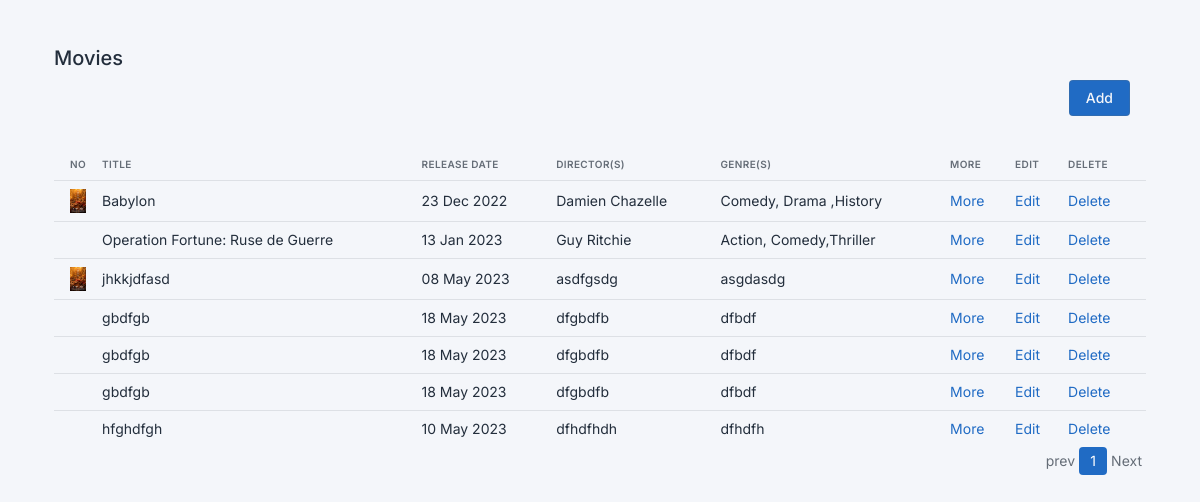
Before: / with the older database file.
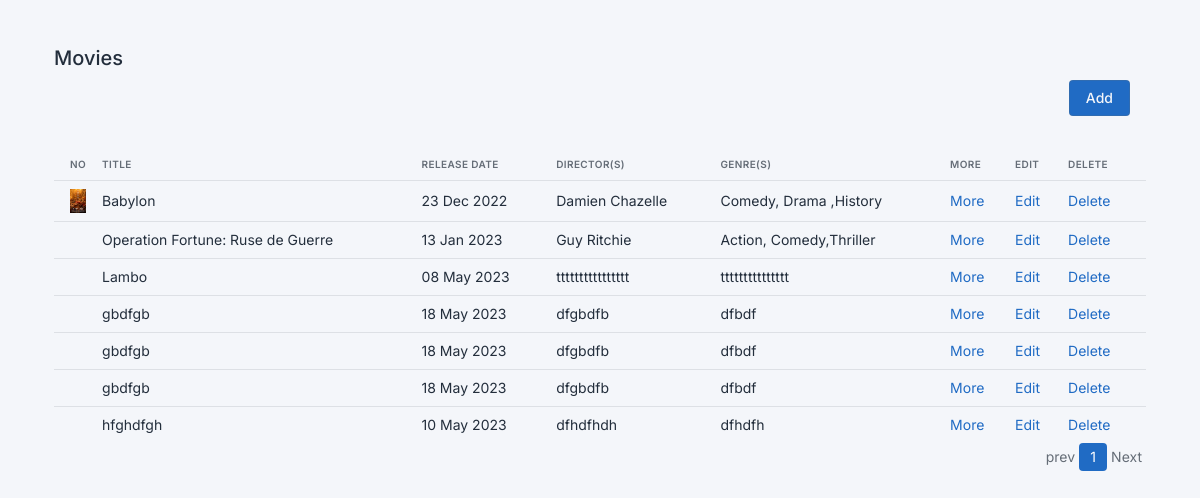
After: the same page with the newer database file.
### movies/models.py (models this page shows, shortened)
class Movie(models.Model):
    title = models.CharField(max_length=300)
    release_date = models.DateField()
    directors = models.CharField(max_length=300)
    actors = models.TextField()
    writers = models.CharField(max_length=300)
    genres = models.CharField(max_length=100)
    storyline = models.TextField(blank=True, null=True)
    trailer_url = models.URLField()
    cover = models.ImageField(upload_to="media")
    created_at= models.DateTimeField(auto_now_add=True)
    updated_at = models.DateTimeField(auto_now=True)

### movies/views.py (the view)
# urls.py: path('',views.view_movies, name="view_movies" ),
def view_movies(request):
    movies = Movie.objects.all()
    paginator = Paginator(movies,10)
    page_number = request.GET.get('page')
    movies = paginator.get_page(page_number)
    context = {
        'movies':movies
    }
    return render(request, 'movies/view_movies.html',context)

### templates/movies/view_movies.html (shortened to what this page needs)
{% extends 'base.html' %}
{% load static %}
{% block content %}
<div class="row">
  <div class="col-12">
      <div class="page-title-box d-flex align-items-center justify-content-end pb-3">
          <div class="page-title-right">
            <a type="button" class="btn btn-primary w-100"
                href="{% url 'add_movie' %}">Add
            </a>
          </div>
      </div>
  </div>
</div>
<div class="table-responsive">
  <table class="table table-responsive card-table table-vcenter text-nowrap datatable width=100">
  <thead>
    <tr>
      <th class="w-1">No</th>
      <th>Title</th>
      <th>Release Date</th>
      <th>Director(s)</th>
      <th>Genre(s)</th>
      <th>More</th>
      <th>Edit</th>
      <th>Delete</th>
    </tr>
  </thead>
  <tbody>
    {% for i in movies %}
    <tr>
      <td>
        <img src="media/{{i.cover}}" alt="">
      </td>
      <td>
        {{i.title}}
      </td>
      <td>
        {{i.release_date|date:'d M Y '}}
      </td>
      <td>
        {{i.directors}}
      </td>
      <td>
        {{i.genres}}
      </td>
      <td>
        <a href="{% url 'view_movie' i.id %}">
            More
          </a>
      </td>
      <td>
        <a href="{% url 'edit_movie' i.id %}">
            Edit
          </a>
      </td>
      <td>
        <a href="{% url 'delete_movie' i.id%}">
        Delete</a>
      </td>
    </tr>
    {% endfor %}
  </tbody>
  </table>
  <div class=" d-flex align-items-center">
  <ul class="pagination m-0 ms-auto">
  {% if movies.has_previous %}
  <li class="page-item"><a href="?page={{ movies.previous_page_number }}" class="page-link" href="?page={{ i }}">prev</a></li>
  {% else %}
  <li class="page-item "><a class="page-link" >prev</a></li>
  {% endif %}
  {% for i in movies.paginator.page_range %}
  {% if movies.number == i %}
    <li class="page-item active"><a class="page-link" href="#">{{ i }}</a></li>
  {% else %}
    <li class="page-item"><a class="page-link" href="?page={{ i }}">{{ i }}</a></li>
  {% endif %}
  {% endfor %}
  {% if movies.has_next %}
  <li class="page-item"><a class="page-link" href="?page={{ movies.next_page_number }}">Next</a></li>
  {% else %}
   <li class="page-item"><a class="page-link">Next</a></li>
  {% endif %}
  </ul>
  </div>
  </div>
</div>
{% endblock %}

Changed rows visible on the page:
changed Movie: title "jhkkjdfasd" → "Lambo"; directors "asdfgsdg" → "tttttttttttttttt"; genres "asgdasdg" → "ttttttttttttttt"; cover: picture removed
